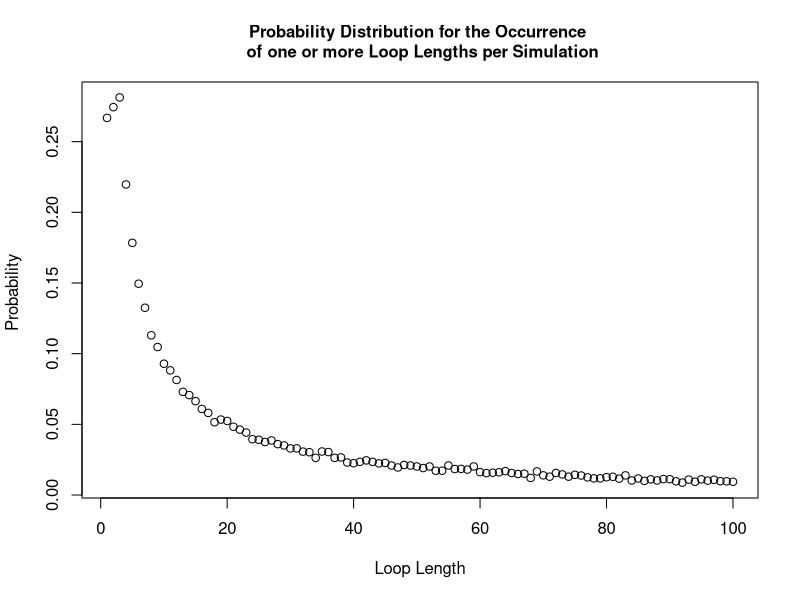

The R source for this figure:
#### Team Members:
# Fatima Kasenally (S2443602); Wenqi Ni (s1792412); Cameron Allan (S1748084)

#### address of github repo:
#https://github.com/niwq15/SP-Group-7-A2


#### Contributions

# Functions we each made versions of:
# Cameron - Strategy3, unused alternatives to each strategy using arrays, Pone, Pall optimization, unused dloop
# Wenqi - Strategy1, Strategy2, Strategy3, Pone, Pall, dloop 
# Fatima - Strategy2, Pone, Pall, dloop 

# each of us should add more here. we can say what we have done, involving different versions of functions above

# Wenqi created the final versions of the functions Strategy 1, Strategy 2, Pone, 
# and the probability of no loop longer than 50 in a random reshuffling of cards to boxes
# 


# Cameron added if statement to speed up the Pall function


# Other Tasks: (correct your own)
# Cameron - optimising stuff and array stuff
# Wenqi - Q3 - Q6 stuff 
# Fatima - Q3 - Q6 stuff 




#### Overview 
# This file holds the self-contained code to use stochastic simulation to study a generalised version of the famous '100 Prisoners Problem' 
# The problem is defined as follows: 
# Consider a prison containing 2n prisoners, each with a unique identification number ranging from 1 to 2n. 
# The prison has a room with 2n boxes, each uniquely numbered from 1 to 2n and each containing a single card. 
# These cards are each labelled with a unique number between 1 and 2n. 
# Each prisoner is allowed to open n boxes to find the card with their number.
# If all 2n prisoners successfully find their cards then they all go free. 
# After their turn,the prisoners are not allowed to communicate any new information from the boxes 
# to prisoners who have yet to take their turn.
# The room is returned to its original state after each prisoner’s go. 

# Firstly, we will show 3 strategies for the prisoners, then create a 'Pone' function to estimate 
# the probability of a single prisoner successfully finding their number, then use a 'Pall' function to 
# calculate the probability of all the prisoners finding their numbers. 
# Based on the results of the individual and joint success probabilities using different strategies, 
# we will give some comments about which strategy has the highest success probabilities for 
# both individuals and the collective. 

## Each function expressing the different strategies for opening boxes to find cards will require the same 
## input parameters : n,k,cards_num. Where n parameterises the 2n number of boxes, prisoner and cards in our problem.
## k is the prisoner's number and cards_num represents the random orders of cards placed in boxes.
## Uniform input parameters allows the implemented strategy to be a variable in each simulation as each strategy 
## function is interchangeable. This is required by functions 'Pone' and 'Pall'.


## Strategy 1:
## Each prisoner with their number 'k' starts at the k-th box which contains card b
## If k is not equal to b, then the prisoner goes to box b and opens it
## The process will be repeated until they have either found the card k or opened n boxes without finding it

## Prisoner 'k' uses Strategy 1 to find their number amongst '2n' boxes 'cards_num'
## where 'cards_num' is the card numbers indexed by the box numbers.
Strategy1 <- function(n,k,cards_num) {
  #create an empty vector to store card numbers as they are read
  cards_picked <- rep(0, n) # the prisoner can read at most n cards
  cards_picked[1] <- cards_num[k] # start at the box with his number (k) on it 
  #for each of the remaining steps, first check if he has found his card number
  #if so, he will stop; if not, he will continue to read cards
  for (b in 2:n) {
    if (cards_picked[b-1] == k) {#if the prisoner k has found his number
      return(TRUE) #yes the prisoner has successfully found his card
      break # stop here and the prisoner will not open other boxes
    } else {#otherwise prisoner will open another box with the number of the last card
      cards_picked[b] <- cards_num[cards_picked[b-1]]
    }
  }
  #check whether he finds his number in the final step
  if (cards_picked[n] != k) { #if the final number is not his number
    return(FALSE) #prisoner has failed to find his card
  } else {#if the final number is equal to his number
    return(TRUE) #prisoner has successfully found his card
  }
}



## Strategy 2:
## This strategy follows an identical procedure to strategy 1, except that the starting box is randomly selected
## The prisoner uses the card number in each box to pick his next box to open.
## The prisoner can open at most n boxes in order to find the card with their number on it.

## Prisoner 'k' uses Strategy 2 to find their number amongst '2n' boxes 'cards_num'
Strategy2 <- function(n,k,cards_num) {
  #create an empty vector to store card numbers that have been read
  cards_picked <- rep(0, n) # the prisoner can read at most n cards
  cards_picked[1] <- sample(cards_num,1)# start at a randomly selected box 
  #for each of the remaining steps, firstly check whether he has found him number card
  #if so, he will stop; if not, he will continue to read cards
  for (b in 2:n) {
    if (cards_picked[b-1] == k) {#if the prisoner k has found his number
      return(TRUE)
      break #stop here and the prisoner will not open other boxes
    } else {#otherwise prisoner will open the box with number k
      cards_picked[b] <- cards_num[cards_picked[b-1]]
    }
  }
  #check whether he finds his number in the final step
  if (cards_picked[n] != k) { #if the final number is not his number
    return(FALSE)
  } else {#if the final number is equal to his number
    return(TRUE)
  }
} #The function returns TRUE/FALSE expressing that the prisoner has FOUND/FAILED TO FIND his card 

## In Strategy 1 and Strategy 2, we use the idea that once prisoners find their numbers, they will stop
## We use 'break' to save on running time
## In Strategy 3, we show another idea of selecting n card numbers and then checking whether k is inside

## Strategy 3:
## In this strategy the prisoner opens n boxes at random, without replacement
## The prisoner will open n different boxes

## Prisoner 'k' uses Strategy 3 to find their number amongst '2n' boxes 'cards_num'
Strategy3 <- function(n,k,cards_num){ 
  cards_picked <- sample(cards_num,n,replace=FALSE) # Randomly select n boxes from cards_num to open
  any(k == cards_picked) # check whether the prisoner's number appears in the selected card_num
} # End function



## 'Pone' is a function which estimates the probability of a prisoner, k, successfully finding their card number (k)
## within the n tries amongst 2n boxes (cards_num) in nreps simulated trials, using any one of the available strategies encoded above

Pone <- function(n,k,strategy,nreps) {
  # create an empty vector to store the outcome of each simulation as 1/0 = Success/ Failure to find his card
  success <- rep(0, nreps)
  for (i in 1:nreps) {
    # simulate the random order of card numbers
    cards_num <- sample(1:(2*n), 2*n, replace=FALSE)
    success[i] <- strategy(n,k,cards_num)
  }
  # return the frequentist probability of success as: 
  # total number of simulated successes / total number of simulations
  return(sum(success)/nreps)
}

## 'Pall' is a function to find the probability of all the 2n prisoners finding their cards in a single simulation
## and thus being able to escape. All prisoners must use the same strategy and the probability 
## is calculated by analysing the results from nreps simulated trials 

Pall <- function(n,strategy,nreps) {
  #create a vector to record the result of each simulation with default values of 1s
  num_success <- rep(1,nreps)
  for (i in 1:nreps) {#for each simulation
    #generate a random order of card numbers
    cards_num <- sample(1:(2*n), 2*n, replace=FALSE)
    #use the strategies to calculate whether each prisoner can find their correct number within n times
    for (k in 1:(2*n)) {
      result <- strategy(n,k,cards_num) # save the result of strategy for the k-th prisoner
      num_success[i] <- num_success[i] * result # if result is 1 keep 1 in the vector. If 0 change to 0.
      if (result == 0){ # stop if any prisoner does not escape, this cuts down simulation run-time
        break
      }
    }
  }
  # return the frequentist probability as: total number of simulated successes / total number of simulated trials
  return(sum(num_success)/nreps)
}

### Sample Results ###

### individual prisoner probabilities: 
### Pone takes args: n,k,strategy,nreps

Pone(5,5,Strategy1,10000)
Pone(50,50,Strategy1,10000)
# one prisoner & strategy 1: prob success ~ 50%  (for all n)

Pone(5,5,Strategy2,10000)
Pone(50,50,Strategy2,10000)
# one prisoner & strategy 2: prob success ~40%  (n=5) ~37%  (n>50)

Pone(5,5,Strategy3,10000)
Pone(50,50,Strategy3,10000)
# one prisoner & strategy 3: prob success ~50%  (for all n)

### joint probabilities for all prisoners as a collective:  
### Pall takes args: n,strategy,nreps


Pall(5,Strategy1,10000)
Pall(50,Strategy1,10000)
#10 prisoners & strategy 1: prob success ~35% (n=5)
#100 prisoners & strategy 1: prob success ~31% (n=50)

Pall(5,Strategy2,10000)
Pall(50,Strategy2,10000)
#10 prisoners & strategy 2: prob success ~0.01%  (n=5)
#100 prisoners & strategy 2: prob success ~0% (smaller than precision)  (n=50)

Pall(5,Strategy3,10000)
Pall(50,Strategy3,10000)
#10 prisoners & strategy 3: prob success ~0.1%  (n=5)
#100 prisoners & strategy 3: prob success ~0% (smaller than precision) (n=50)


## Remarks

## Strategy 1 and Strategy 3 have similar individual success probabilities of 50%. 
## Strategy 1 has much higher joint success probability of above 30%, while Strategy 3 only has 0%.
## It demonstrates that there is something intelligent in Strategy 1's design.
## Strategy 2 has a lower marginal probability for success than the others, and a joint probability close to 0. 

## More explanations
## For Strategy 1, consider the distribution of maximum loop lengths amongst the boxes and cards. The cycle of box and card numbers 
## must eventually return the prisoner to open a box with his card number inside if he is allowed to open as many boxes as he wants, 
## as the numbers used are continuous (integers) and finite. Thus, the high joint success probability can be calculated as the cumulative 
## probability of the maximum loop length being less than n, which we have determined to be approximately 31%

## For Strategy 2, the marginal probability is lower than 50% because the conditions for the prisoner's success are 1.the prisoner 
## select the correct loop with his card in it at random; 2.the loop he picks must also be shorter than n. 
## Our results show that the probability is about 37-40% (varies with n). The joint probability tends to 0 for the similar reason as strategy 3.

## For Strategy 3, the probability of finding their card every time they open a box is 1/2n and if he opens n boxes at random the 
## probability of finding his card is n/2n (=50%). For 2n prisoners all finding their cards in a simulation we multiply the independent 
## marginal probabilities to produce a joint probability of (0.5)^(2n), which tends to 0 as n increases. 



## dloop is a function which returns the probability distribution for the loop lengths occurring in a simulation 
## It takes the parameters n (to create 2n boxes) and nreps (to analyse the results of nreps simulations).
## The dloop function will return a 2n-vector, 'prob_vec_y', and prob_vec_y[i] shows the probability of loop length of i 
## occurring at least once in a random shuffling of cards to boxes.

dloop <- function(n, nreps) {
  each_loop_lengths <- c() #list to store the loop lengths generated by all simulations
  
  for (i in 1:nreps){ 
    #simulate a new set of boxes for each simulation
    cards_num <- sample(1 : (2*n), 2*n , replace=FALSE) 
    #store a list of closed boxes in each simulation
    unopened_boxes <- 1:(2*n)
    
    #store the unique loop lengths generated from each simulation 
    new_loop_lengths <- c()
    
    #scan for loops, (while more than 2 boxes are still closed, indexing breaks down for smaller loops)
    while (length(unopened_boxes) > 2 ){
      #pick the smallest number unopened box and store the value of the card inside 
      cards_picked <- cards_num[unopened_boxes[1]]
      
      #pick your next box according to your last card and scan each closed loop
      for (b in 2:length(unopened_boxes)){ #max loop length is the number of closed boxes
        #store the number of the latest card
        cards_picked <- c(cards_picked, cards_num[cards_picked[b-1]])
      }#end for 
      
      
      #scanning the last 2 boxes
      if (length(unopened_boxes) == 2 && cards_num[unopened_boxes[1]] == unopened_boxes[2]) {
        #we have found a 2 item long loop 
        new_loop_lengths <- c(new_loop_lengths, 2) 
      } else if ((length(unopened_boxes) == 2) && (cards_num[unopened_boxes[1]] == unopened_boxes[1])) {
        #we have found one or more loops with length 1
        new_loop_lengths <- c(new_loop_lengths, 1) 
      }
      
      #add your new loop length to your list 
      new_loop_lengths <- c(new_loop_lengths, length(unique(cards_picked))) 
      
      #remove the boxes opened 
      unopened_boxes <- setdiff(unopened_boxes,unique(cards_picked))
    } #end while 
    
    #store the uniquely occuring loop lengths from each simulation in a global simulation list 
    each_loop_lengths <- c(each_loop_lengths, unique(new_loop_lengths))
    
    
  } #end for 
  prob_vec_y <- tabulate(each_loop_lengths)/nreps #probability vector for the occurrence of each type of loop length 
  #function outputs the probability distribution 
  return(prob_vec_y)
  
}#end function




#testing the distribution for n=50
n = 50 
#variable storing our probability distribution using function dloop
prob_vec <- dloop(n, 10000)

##plotting the probability distribution
#create an x axis 
x_axis <- 1:length(prob_vec)
plot(x_axis, prob_vec, xlab = "Loop Length", ylab = "Probability ", main = "Probability Distribution for the Occurrence \n of one or more Loop Lengths per Simulation", cex.main = 1)

#output the probability distribution vector: 
cat("your probability vector for producing at least one loop of length i: \n", prob_vec, "\n")

## Only one loop length > n may exist at a time. In a simulation the lengths of all loops present must sum to 2n. 
## Therefore P(loop length >n occurs at least once ) == P(loop length >n occurs once ) and is mutually exclusive with 
## all other loop lengths >n . If we take 1-sum(p(loop length >n)) we are left with the probability of no loops longer
## than n occurring in the simulation. In this case Strategy 1 is guaranteed success. 

cat( "Probability of Strategy 1 succeeding: \n", 1 - sum(prob_vec[(n+1):(2*n)]), "\n this is also the probability of the maximum loop length being no more than n")
